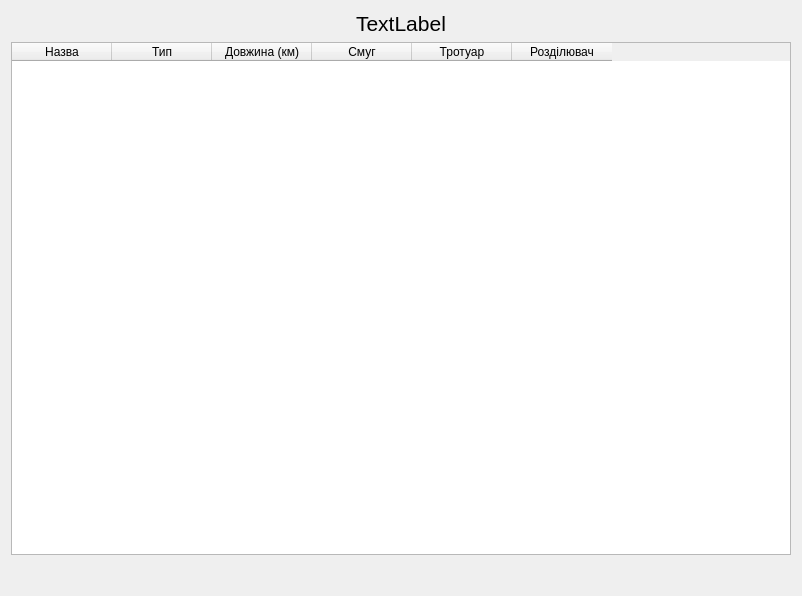
<?xml version="1.0" encoding="UTF-8"?>
<ui version="4.0">
 <class>taskOutput</class>
 <widget class="QDialog" name="taskOutput">
  <property name="geometry">
   <rect>
    <x>0</x>
    <y>0</y>
    <width>802</width>
    <height>596</height>
   </rect>
  </property>
  <property name="windowTitle">
   <string>Dialog</string>
  </property>
  <layout class="QGridLayout" name="gridLayout">
   <item row="0" column="0">
    <widget class="QLabel" name="labelTask">
     <property name="minimumSize">
      <size>
       <width>780</width>
       <height>0</height>
      </size>
     </property>
     <property name="maximumSize">
      <size>
       <width>780</width>
       <height>16777215</height>
      </size>
     </property>
     <property name="font">
      <font>
       <pointsize>16</pointsize>
      </font>
     </property>
     <property name="text">
      <string>TextLabel</string>
     </property>
     <property name="alignment">
      <set>Qt::AlignCenter</set>
     </property>
    </widget>
   </item>
   <item row="1" column="0">
    <widget class="QTableWidget" name="RoadData">
     <property name="minimumSize">
      <size>
       <width>780</width>
       <height>0</height>
      </size>
     </property>
     <property name="maximumSize">
      <size>
       <width>780</width>
       <height>16777215</height>
      </size>
     </property>
     <property name="cursor" stdset="0">
      <cursorShape>CrossCursor</cursorShape>
     </property>
     <property name="horizontalScrollBarPolicy">
      <enum>Qt::ScrollBarAsNeeded</enum>
     </property>
     <column>
      <property name="text">
       <string>Назва</string>
      </property>
     </column>
     <column>
      <property name="text">
       <string>Тип</string>
      </property>
     </column>
     <column>
      <property name="text">
       <string>Довжина (км)</string>
      </property>
     </column>
     <column>
      <property name="text">
       <string>Смуг</string>
      </property>
     </column>
     <column>
      <property name="text">
       <string>Тротуар</string>
      </property>
     </column>
     <column>
      <property name="text">
       <string>Розділювач</string>
      </property>
     </column>
    </widget>
   </item>
   <item row="2" column="0">
    <widget class="QLabel" name="labelTypes">
     <property name="enabled">
      <bool>true</bool>
     </property>
     <property name="minimumSize">
      <size>
       <width>780</width>
       <height>0</height>
      </size>
     </property>
     <property name="maximumSize">
      <size>
       <width>780</width>
       <height>16777215</height>
      </size>
     </property>
     <property name="font">
      <font>
       <pointsize>16</pointsize>
      </font>
     </property>
     <property name="text">
      <string/>
     </property>
     <property name="alignment">
      <set>Qt::AlignCenter</set>
     </property>
    </widget>
   </item>
  </layout>
 </widget>
 <resources/>
 <connections/>
</ui>
